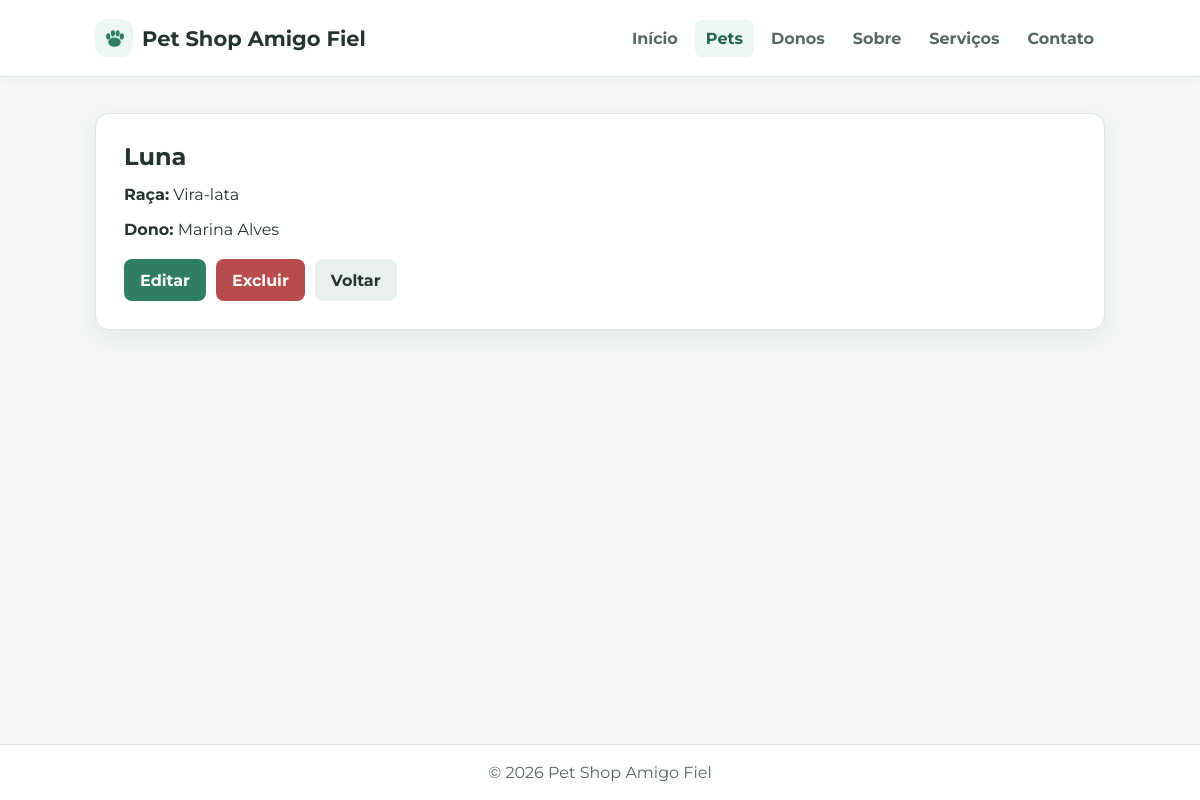
/pet/4, run on the app's committed database.
### tables this page shows
CREATE TABLE pets (
   id INTEGER PRIMARY KEY AUTOINCREMENT,
   nome TEXT NOT NULL,
   raca TEXT,
   dono_id INTEGER NOT NULL,
   FOREIGN KEY (dono_id) REFERENCES donos(id) ON DELETE CASCADE
);

CREATE TABLE donos (
   id INTEGER PRIMARY KEY AUTOINCREMENT,
   nome TEXT NOT NULL,
   tel TEXT,
   email TEXT UNIQUE
);

### app.py (the view)
def pet(id):
   pet = db_sql.buscar_pet(id)
   if pet is None:
       abort(404)
   return render_template("pet.html", pet=pet)

### db_sql.py (called while the page is built)
def get_db():
   if "db" not in g:
       caminho = current_app.config.get(
           "SQL_DATABASE",
           os.path.join(current_app.root_path, "petshop.db"),
       )
       g.db = sqlite3.connect(caminho)
       g.db.row_factory = sqlite3.Row
       g.db.execute("PRAGMA foreign_keys = ON")
   return g.db

def buscar_pet(id):
   return get_db().execute(
       "SELECT pets.id, pets.nome, pets.raca, pets.dono_id, donos.nome AS dono "
       "FROM pets INNER JOIN donos ON pets.dono_id = donos.id "
       "WHERE pets.id = ?",
       (id,),
   ).fetchone()

### templates/pet.html (shortened to what this page needs)
{% extends "base.html" %}
{% block conteudo %}
<section class="card">
    <h1>{{ pet.nome }}</h1>
    <p><strong>Raça:</strong> {{ pet.raca or 'Não informada' }}</p>
    <p><strong>Dono:</strong> {{ pet.dono }}</p>
    <div class="actions">
        <a class="button"
           href="{{ url_for('editar_pet', id=pet.id) }}">Editar</a>
        <form method="post"
              action="{{ url_for('excluir_pet', id=pet.id) }}"
              onsubmit="return confirm('Excluir este pet e os serviços vinculados? Esta ação não pode ser desfeita.')">
            <button class="button-danger" type="submit">Excluir</button>
        </form>
        <a class="button button-secondary"
           href="{{ url_for('lista_pets') }}">Voltar</a>
    </div>
</section>
{% endblock %}

### static/css/styles.css (style rules this page uses)
:root { --green: #2f7d63; --green-dark: #23634d; --green-light: #edf7f2; --text: #26342f; --muted: #586760; --border: #dde7e2; --background: #f4f7f5; --white: #ffffff; --danger: #b84b4b; --shadow: 0 8px 24px rgba(38, 52, 47, 0.08); --shadow-hover: 0 12px 28px rgba(38, 52, 47, 0.12); }
* { box-sizing: border-box; }
body { min-height: 100vh; margin: 0; display: flex; flex-direction: column; background: var(--background); color: var(--text); font-family: "Montserrat", Arial, Helvetica, sans-serif; }
a { color: var(--green-dark); }
.card { background: var(--white); border: 1px solid var(--border); border-radius: 14px; box-shadow: var(--shadow); padding: 28px; }
h1, h2, p { margin-top: 0; }
h1 { margin-bottom: 14px; }
.actions { display: flex; flex-wrap: wrap; gap: 10px; margin-top: 20px; }
.actions form { margin: 0; }
.button, button { min-height: 42px; display: inline-flex; align-items: center; justify-content: center; border: 0; border-radius: 8px; padding: 10px 16px; background: var(--green); color: var(--white); font: inherit; font-weight: bold; text-decoration: none; cursor: pointer; transition: background-color 160ms ease, color 160ms ease, transform 160ms ease; }
.button-secondary { background: #eaf0ed; color: var(--text); }
.button-danger { background: var(--danger); }

### data on the page
pets: nome "Luna", raca "Vira-lata"
donos: dono "Marina Alves"
